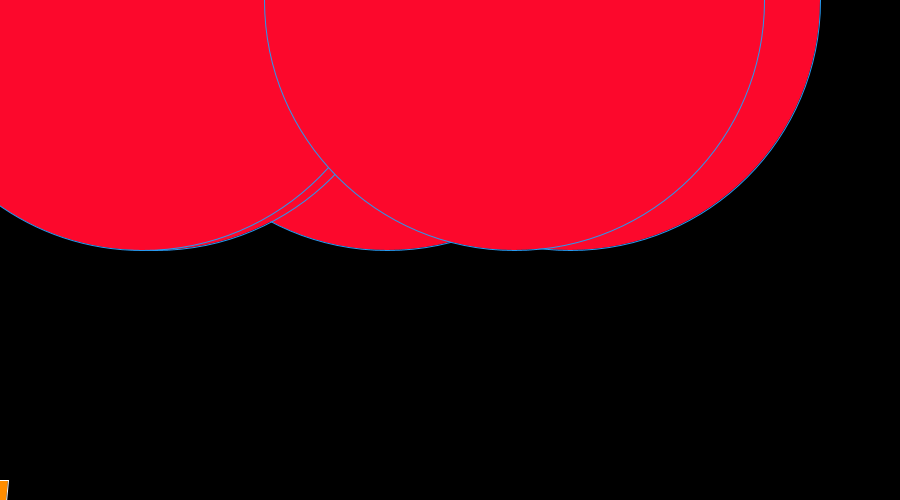
Frame 1 (no input)
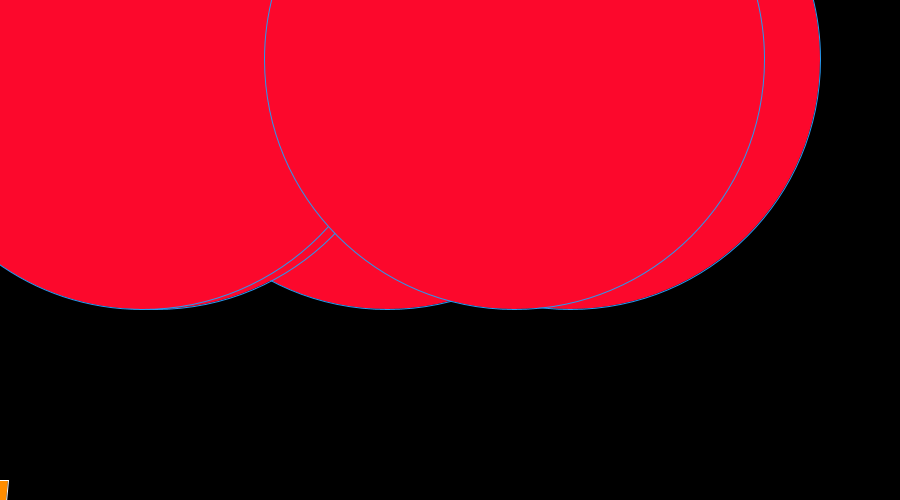
Frame 60 (the mouse pressed at the canvas centre just before this capture)
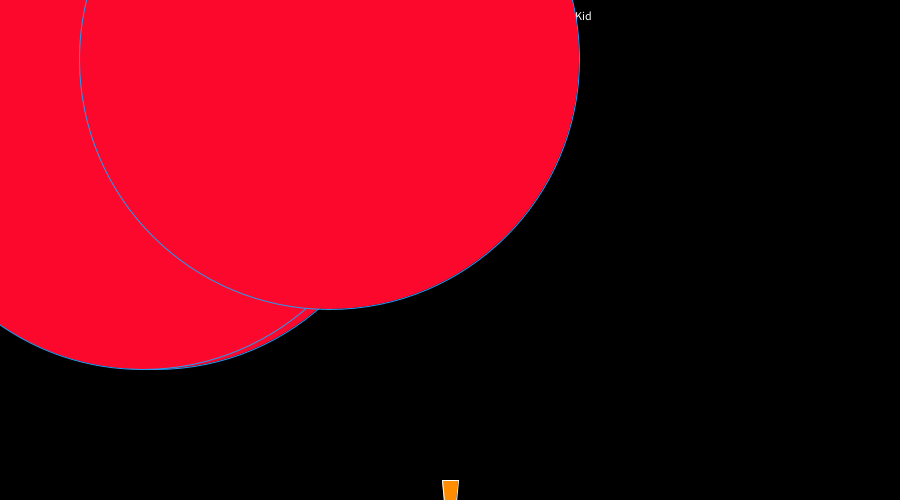
Frame 120 (the mouse held since frame 60 and released just before this capture)

The Processing sketch that drew these frames (run headless with seeded random() and noise(); from frame 60 on, the mouse is pressed at the canvas centre):

// Processing sketch: processing_166449
// ── processing_166449.pde

//initialise score variable
int score;
int ballSize = 500;
  boolean fire = false;
   
  //Initialise gameOver variable
 int gameOver = 200;
  
 //int startGame;
  int getRandomX()
   
   
 // int score;
  {
    return int(random(600));
  }
   
  int[] ballx = { getRandomX(), getRandomX(), getRandomX(), getRandomX(), getRandomX() };
  int[] bally = { 0, 0, 0, 0, 0 };
   
  void setup()
  {
     
    //Size
    size (900, 500);
    smooth ();
     
  }
   
  void draw()
  {
 
   //Game Style
    
   background (0);
    fill(#FF8D00);
    stroke (255);
    triangle(mouseX-8, 480, mouseX+8, 480, mouseX, 565);
    // display score
    fill(255);
    text("Balls Shot " + score, 20,20);
    text("Hitmarkers Earned: " + score + "LOL your Bad Kid", 400, 20);
    if(fire)
    {
      cannon(mouseX);
      fire = false;
    }
   
     ballFalling();
     gameFinish(); 
  }
  
  //Play the game
   
  
  void mousePressed()
  {
    fire = true;
  }
   
  void ballFalling()
  { 
    stroke(39, 154, 240);
    fill (#FC082C);
     
    for (int i=0; i<5; i++)
    {
      ellipse(ballx[i], bally[i]++, ballSize, ballSize);
    }
  }
   
  void cannon(int shotX)
  {
    boolean strike = false;
    for (int i = 0; i < 5; i++)
    {
      if((shotX >= (ballx[i]-ballSize/2)) && (shotX <= (ballx[i]+ballSize/2))) {
        strike = true;
        line(mouseX, 565, mouseX, bally[i]);
        ellipse(ballx[i], bally[i],
                ballSize+500, ballSize+500);
        ballx[i] = getRandomX();
        bally[i] = 0;
 
 
// update score
        score++;
      }   
    }
   
    if(strike == false)
    {
      line(mouseX, 565, mouseX, 0);
    } 
   
  }
   
   
  //GameOver
   
  void gameFinish()
  {
    for (int i=0; i< 5; i++)
    {
      if(bally[i]==530)
      {
 
     
        fill(color(255,0,0));
     fill(255, 255, 0);
    textAlign(CENTER);
    text("You lost!", width/2, height/2);
    text("You rekted : "+ score + " balls", width/2, height/2 + 50);
       
     noLoop();
 
   
       }
      }
    }
